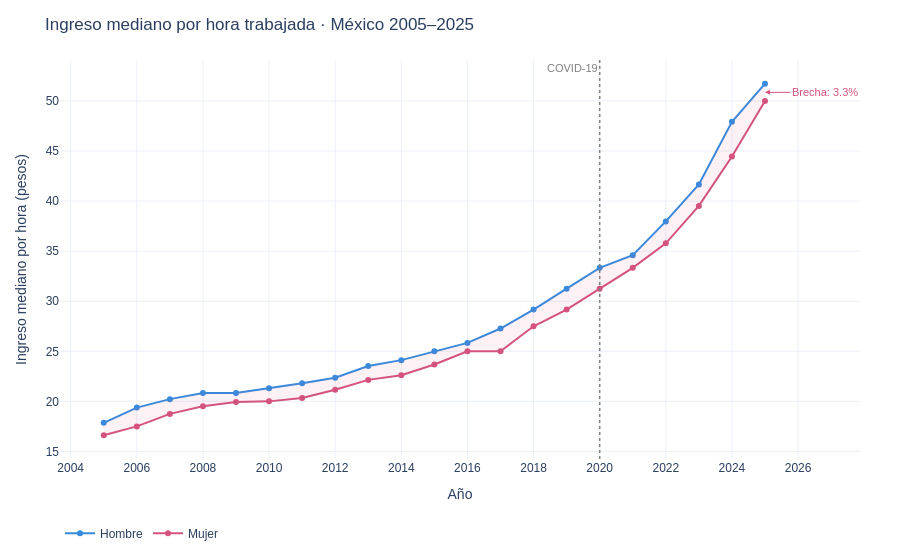

Notebook code for this chart:
### Markdown cell above
## G1 — Tendencia nacional 2005–2025

La brecha bajó de 7% en 2005 a 3.3% en 2025 — se redujo a la mitad en 20 años.

### Code cell
#| echo: false

hombre = sn[sn['sexo']=='Hombre'].sort_values('anio')
mujer  = sn[sn['sexo']=='Mujer'].sort_values('anio')

fig1 = px.line(
    sn, x='anio', y='mediana_ing_hora', color='sexo',
    color_discrete_map=COLOR_MAPA, markers=True,
    labels={'anio':'Año', 'mediana_ing_hora':'Ingreso mediano por hora (pesos)', 'sexo':''},
    title='Ingreso mediano por hora trabajada · México 2005–2025',
)

# Área sombreada para visualizar la brecha
fig1.add_trace(go.Scatter(
    x=list(hombre['anio']) + list(hombre['anio'])[::-1],
    y=list(hombre['mediana_ing_hora']) + list(mujer['mediana_ing_hora'])[::-1],
    fill='toself', fillcolor='rgba(212,83,126,0.08)',
    line=dict(color='rgba(255,255,255,0)'),
    showlegend=False, hoverinfo='skip',
))

fig1.add_vline(
    x=2020, line_dash='dot', line_color='gray', line_width=1.5,
    annotation_text='COVID-19', annotation_position='top left',
    annotation_font=dict(size=11, color='gray')
)

ultimo = pivot_sn[pivot_sn['anio']==2025].iloc[0]
fig1.add_annotation(
    x=2025, y=(ultimo['Hombre']+ultimo['Mujer'])/2,
    text=f"Brecha: {ultimo['brecha_pct']}%",
    showarrow=True, arrowhead=2, ax=60, ay=0,
    font=dict(size=11, color=COLOR_MUJER), arrowcolor=COLOR_MUJER,
)

fig1.update_layout(
    template='plotly_white', hovermode='x unified',
    legend=dict(orientation='h', y=-0.15),
    xaxis=dict(dtick=2), margin=dict(t=60, b=60, l=60, r=40),
    font=dict(family='Arial, sans-serif', size=12),
)

# Exportar a HTML si lo necesitas
fig1.write_html(f"{RUTA_DASH}/g1_serie_nacional.html")

# Mostrar solo una vez en el dashboard
fig1

### Figure 1 — Plotly figure (JSON) as saved in the notebook; plotly's stock layout.template omitted (floating-point values rounded to 4 significant figures)
{"data": [{"hovertemplate": "=Hombre<br>Año=%{x}<br>Ingreso mediano por hora (pesos)=%{y}<extra></extra>", "legendgroup": "Hombre", "line": {"color": "#378ADD", "dash": "solid"}, "marker": {"symbol": "circle"}, "mode": "lines+markers", "name": "Hombre", "orientation": "v", "showlegend": true, "type": "scatter", "x": [2005, 2006, 2007, 2008, 2009, 2010, 2011, 2012, 2013, 2014, 2015, 2016, 2017, 2018, 2019, 2020, 2021, 2022, 2023, 2024, 2025], "xaxis": "x", "y": [17.86, 19.38, 20.22, 20.83, 20.83, 21.31, 21.82, 22.36, 23.53, 24.12, 25.0, 25.84, 27.27, 29.17, 31.25, 33.33, 34.6, 37.97, 41.67, 47.92, 51.72], "yaxis": "y"}, {"hovertemplate": "=Mujer<br>Año=%{x}<br>Ingreso mediano por hora (pesos)=%{y}<extra></extra>", "legendgroup": "Mujer", "line": {"color": "#D4537E", "dash": "solid"}, "marker": {"symbol": "circle"}, "mode": "lines+markers", "name": "Mujer", "orientation": "v", "showlegend": true, "type": "scatter", "x": [2005, 2006, 2007, 2008, 2009, 2010, 2011, 2012, 2013, 2014, 2015, 2016, 2017, 2018, 2019, 2020, 2021, 2022, 2023, 2024, 2025], "xaxis": "x", "y": [16.61, 17.5, 18.75, 19.51, 19.93, 20.0, 20.34, 21.17, 22.15, 22.6, 23.69, 25.0, 25.0, 27.5, 29.17, 31.25, 33.33, 35.78, 39.52, 44.44, 50.0], "yaxis": "y"}, {"fill": "toself", "fillcolor": "rgba(212,83,126,0.08)", "hoverinfo": "skip", "line": {"color": "rgba(255,255,255,0)"}, "showlegend": false, "type": "scatter", "x": [2005, 2006, 2007, 2008, 2009, 2010, 2011, 2012, 2013, 2014, 2015, 2016, 2017, 2018, 2019, 2020, 2021, 2022, 2023, 2024, 2025, 2025, 2024, 2023, 2022, 2021, 2020, 2019, 2018, 2017, 2016, 2015, 2014, 2013, 2012, 2011, 2010, 2009, 2008, 2007, 2006, 2005], "y": [17.86, 19.38, 20.22, 20.83, 20.83, 21.31, 21.82, 22.36, 23.53, 24.12, 25, 25.84, 27.27, 29.17, 31.25, 33.33, 34.6, 37.97, 41.67, 47.92, 51.72, 50, 44.44, 39.52, 35.78, 33.33, 31.25, 29.17, 27.5, 25, 25, 23.69, 22.6, 22.15, 21.17, 20.34, 20, 19.93, 19.51, 18.75, 17.5, 16.61]}], "layout": {"annotations": [{"font": {"color": "gray", "size": 11}, "showarrow": false, "text": "COVID-19", "x": 2020, "xanchor": "right", "xref": "x", "y": 1, "yanchor": "top", "yref": "y domain"}, {"arrowcolor": "#D4537E", "arrowhead": 2, "ax": 60, "ay": 0, "font": {"color": "#D4537E", "size": 11}, "showarrow": true, "text": "Brecha: 3.3%", "x": 2025, "y": 50.86}], "font": {"family": "Arial, sans-serif", "size": 12}, "hovermode": "x unified", "legend": {"orientation": "h", "title": {"text": ""}, "tracegroupgap": 0, "y": -0.15}, "margin": {"b": 60, "l": 60, "r": 40, "t": 60}, "shapes": [{"line": {"color": "gray", "dash": "dot", "width": 1.5}, "type": "line", "x0": 2020, "x1": 2020, "xref": "x", "y0": 0, "y1": 1, "yref": "y domain"}], "title": {"text": "Ingreso mediano por hora trabajada · México 2005–2025"}, "xaxis": {"anchor": "y", "domain": [0, 1], "dtick": 2, "title": {"text": "Año"}}, "yaxis": {"anchor": "x", "domain": [0, 1], "title": {"text": "Ingreso mediano por hora (pesos)"}}}}
